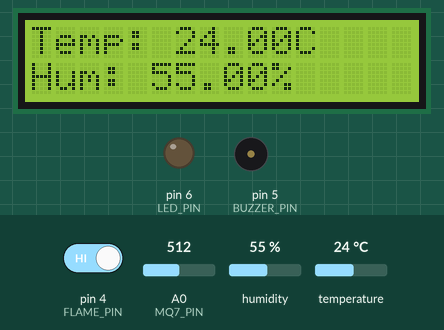
Simulated run of this sketch. Board: Arduino Uno, built with avr-gcc and run on an emulated ATmega328P. Parts: 16×2 character LCD, output pins drawn as LEDs (lit = HIGH), buzzer (waves = sounding, pin HIGH). The test bench sets the inputs (shaded band); at power-on: A0 (MQ7_PIN) = 512, pin 4 (FLAME_PIN) HIGH, humidity 55 %, temperature 24 °C. What the sketch prints to the serial monitor is not drawn.

Above: at 3.2 s.
3.3 s: A0 (MQ7_PIN) set to 682
At 7.0 s:
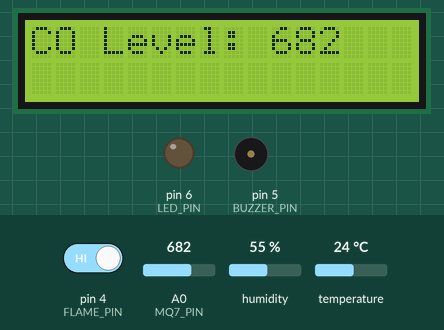
15.7 s: A0 (MQ7_PIN) set to 711
At 18.8 s:
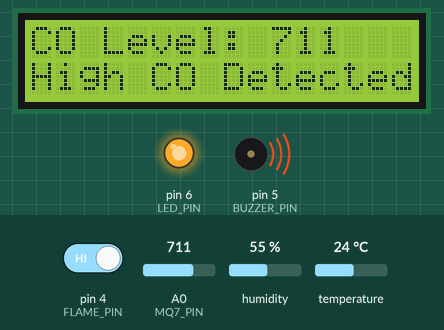
29.5 s: pin 4 (FLAME_PIN) driven LOW
At 35.6 s:
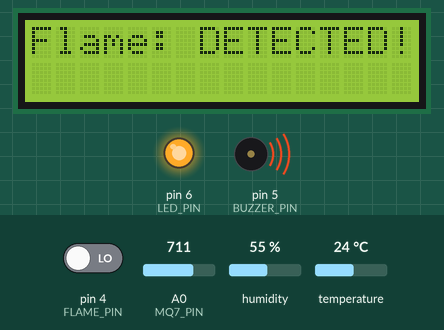
43.3 s: humidity set to 22 %
At 46.2 s:
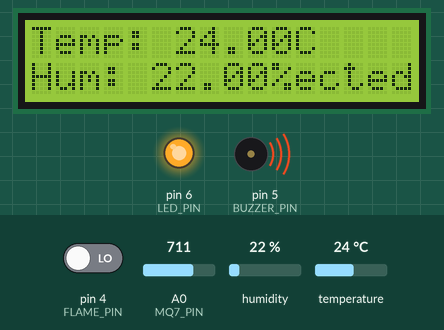
50.1 s: temperature set to 12 °C
At 52.0 s:
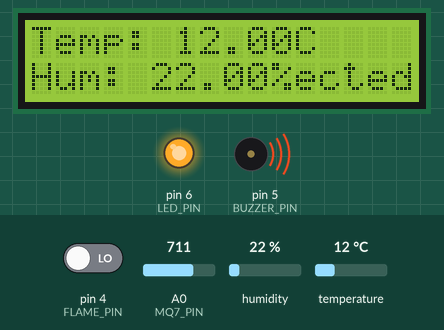
56.9 s: humidity set to 40 %
At 57.8 s:
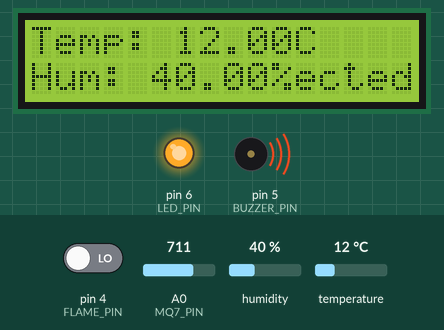
Timing chart, 0 to 59.9 s (numbered marks = the images above; inputs shaded):
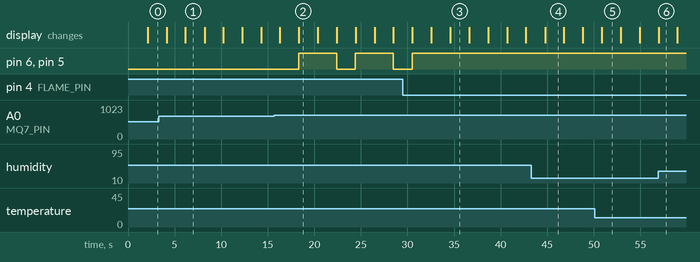

The sketch:

motion_fencing.ino
```cpp
#include <DHT.h>
#include <Wire.h>
#include <LiquidCrystal_I2C.h>

#define DHTPIN 3           // Digital pin connected to the DHT11
#define DHTTYPE DHT11      // Define the DHT sensor type
#define FLAME_PIN 4        // Digital pin connected to the flame sensor
#define BUZZER_PIN 5       // Digital pin connected to the buzzer
#define LED_PIN 6          // Digital pin connected to the LED
#define MQ7_PIN A0         // Analog pin connected to the MQ-7 sensor

DHT dht(DHTPIN, DHTTYPE);
LiquidCrystal_I2C lcd(0x27, 16, 2);  // I2C address may be 0x27 or 0x3F

void setup() {
    Serial.begin(9600);
    dht.begin();
    lcd.init();             // Initialize the LCD
    lcd.backlight();        // Turn on the backlight
    pinMode(FLAME_PIN, INPUT);
    pinMode(BUZZER_PIN, OUTPUT);
    pinMode(LED_PIN, OUTPUT);
    Serial.println("Initializing sensors...");
    lcd.setCursor(0, 0);
    lcd.print("Sensors Initializing");
    delay(2000);  // Wait for LCD to show initialization message
    lcd.clear();
}

void loop() {
    // Read humidity and temperature from DHT11
    float humidity = dht.readHumidity();
    float temperatureC = dht.readTemperature(); // Celsius

    // Display temperature and humidity
    lcd.setCursor(0, 0);
    if (isnan(humidity) || isnan(temperatureC)) {
        Serial.println("Failed to read from DHT sensor!");
        lcd.print("Temp/Humidity Err");
    } else {
        Serial.print("Humidity: ");
        Serial.print(humidity);
        Serial.print(" %\t");
        Serial.print("Temperature: ");
        Serial.print(temperatureC);
        Serial.println(" °C");

        lcd.print("Temp: ");
        lcd.print(temperatureC);
        lcd.print("C ");
        lcd.setCursor(0, 1);
        lcd.print("Hum: ");
        lcd.print(humidity);
        lcd.print("%");
    }

    delay(2000);  // Small delay for readability

    // Read flame sensor value
    int flameState = digitalRead(FLAME_PIN);
    lcd.clear();
    if (flameState == LOW) {
        Serial.println("Danger: Flame detected!");
        digitalWrite(BUZZER_PIN, HIGH); // Turn on the buzzer
        digitalWrite(LED_PIN, HIGH);    // Turn on the LED
        lcd.print("Flame: DETECTED!");
    } else {
        Serial.println("No flame detected.");
        digitalWrite(BUZZER_PIN, LOW);  // Turn off the buzzer
        digitalWrite(LED_PIN, LOW);     // Turn off the LED
        lcd.print("Flame: None");
    }

    delay(2000);  // Small delay for readability

    // Read MQ-7 sensor value
    int mq7Value = analogRead(MQ7_PIN);
    Serial.print("CO Level (MQ-7): ");
    Serial.println(mq7Value);
    lcd.clear();
    lcd.print("CO Level: ");
    lcd.print(mq7Value);

    // Check MQ-7 sensor for dangerous smoke levels (adjust threshold as needed)
    if (mq7Value > 700) {  // Example threshold; adjust based on calibration
        Serial.println("Danger: High CO/smoke level detected!");
        digitalWrite(BUZZER_PIN, HIGH); // Turn on the buzzer
        digitalWrite(LED_PIN, HIGH);    // Turn on the LED
        lcd.setCursor(0, 1);
        lcd.print("High CO Detected!");
    } else {
        digitalWrite(BUZZER_PIN, LOW);  // Turn off the buzzer
        digitalWrite(LED_PIN, LOW);     // Turn off the LED
    }

    delay(2000);  // Wait 2 seconds before the next reading
}
```

Measured:
- the behaviour switches between 700 and 701 on A0 (MQ7_PIN) (found by bisection; images 1 and 2)
- after the input at 15.7 s, pin 6 (LED_PIN), pin 5 (BUZZER_PIN): alternates HIGH for 4.1 s and LOW for 2.0 s, starting after 2.6 s; the display: first differs from a run without the input after 2.6 s (image 2)
- after the input at 29.5 s, pin 6 (LED_PIN), pin 5 (BUZZER_PIN): goes on until 30.5 s, then stays HIGH; the display: first differs from a run without the input after 5.1 s (image 3)
- what the display in image 1 shows lasts 2.0 s, from 6.2 s to 8.2 s
